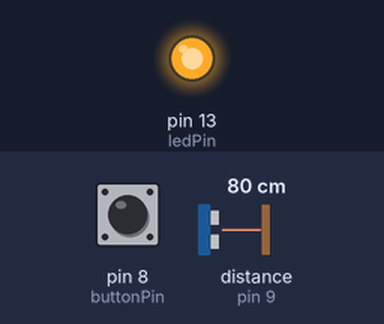
This sketch was run on a simulated Arduino Uno, built with avr-gcc and run on an emulated ATmega328P. Shown: output pins drawn as LEDs (lit = HIGH). The test bench sets the inputs (shaded band); at power-on: distance to the obstacle (sensor on pin 9) 80 cm, pin 8 (buttonPin) LOW. The echo pulse lasts 58.3 µs per cm; what the sketch prints to the serial monitor is not drawn.

Above: at 1.2 s.
1.3 s: distance to the obstacle (sensor on pin 9) set to 55 cm
4.3 s: distance to the obstacle (sensor on pin 9) set to 45 cm
At 5.3 s:
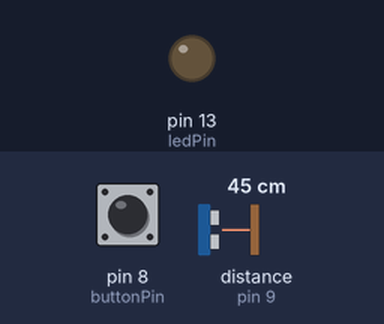
11.4 s: distance to the obstacle (sensor on pin 9) set to 18 cm
At 12.9 s:
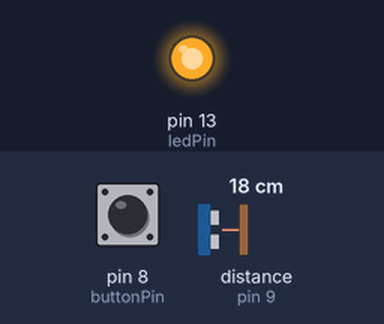
Timing chart, 0 to 14.4 s (numbered marks = the images above; inputs shaded):
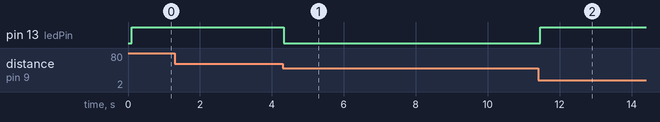

The sketch:

main.ino
```cpp
#include <NewPing.h>

// Definisikan pin untuk push button, sensor ultrasonik, dan LED
const int buttonPin = 8; // Pin untuk push button
const int trigPin = 10;    // Pin untuk trigger sensor ultrasonik
const int echoPin = 9;    // Pin untuk echo sensor ultrasonik
const int ledPin = 13;     // Pin untuk LED

// Baudrate
#define baudrate 115200

// Kondisi
#define on HIGH
#define off LOW

// Inisialisasi jarak maksimum
const int maxDistance = 30; // Jarak maksimum dalam cm
const int defaultDistance = 50; // Default jarak

// Inisialisasi objek NewPing dengan jarak maksimum
NewPing sonar(trigPin, echoPin, defaultDistance); // maxDistance adalah jarak maksimum

// Variabel untuk menyimpan status button
int buttonState = 0;

// Variabel untuk menyimpan waktu
unsigned long previousMillis = 0;
const long interval = 100; // Interval pengukuran dalam milidetik

void setup() {
  // Inisialisasi pin
  pinMode(buttonPin, INPUT);
  pinMode(ledPin, OUTPUT); // Set pin LED sebagai output
  Serial.begin(baudrate); // Mulai komunikasi serial
}

void loop() {
  // Membaca status button
  buttonState = digitalRead(buttonPin);

  // Menampilkan kondisi button
  displayButtonState(buttonState);

  // Mengambil waktu saat ini
  unsigned long currentMillis = millis();

  // Cek apakah interval waktu telah berlalu
  if (currentMillis - previousMillis >= interval) {
    previousMillis = currentMillis; // Simpan waktu saat ini

    // Mengukur jarak menggunakan sensor ultrasonik
    float distance = readDistance();

    // Menampilkan kondisi jarak
    displayDistance(distance);

    // Mengontrol LED berdasarkan jarak
    controlLED(distance);
  }
}

// Fungsi untuk menampilkan kondisi tombol
void displayButtonState(int state) {
  if (state == off) {
    Serial.println("Button is pressed");
  } else {
    Serial.println("Button is not pressed");
  }
}

// Fungsi untuk menampilkan kondisi jarak
void displayDistance(float distance) {
  Serial.print("Distance: ");
  Serial.print(distance);
  Serial.println(" cm");
}

// Fungsi untuk membaca jarak menggunakan sensor ultrasonik
float readDistance() {
  unsigned int uS = sonar.ping(); // Mengukur waktu ping
  return uS / US_ROUNDTRIP_CM; // Menghitung jarak dalam cm
}

// Fungsi untuk mengontrol LED berdasarkan jarak
void controlLED(float distance) {
  if (distance < maxDistance) {
    digitalWrite(ledPin, on); // Nyalakan LED jika jarak kurang dari maxDistance
  } else {
    digitalWrite(ledPin, off); // Matikan LED jika jarak lebih dari atau sama dengan maxDistance
  }
}
```

Measured:
- the behaviour switches between 51 and 50 cm on distance to the obstacle (sensor on pin 9) (found by bisection; images 0 and 1)
- after the input at 4.3 s, pin 13 (ledPin): HIGH → LOW at once
- after the input at 11.4 s, pin 13 (ledPin): LOW → HIGH after 0.06 s
